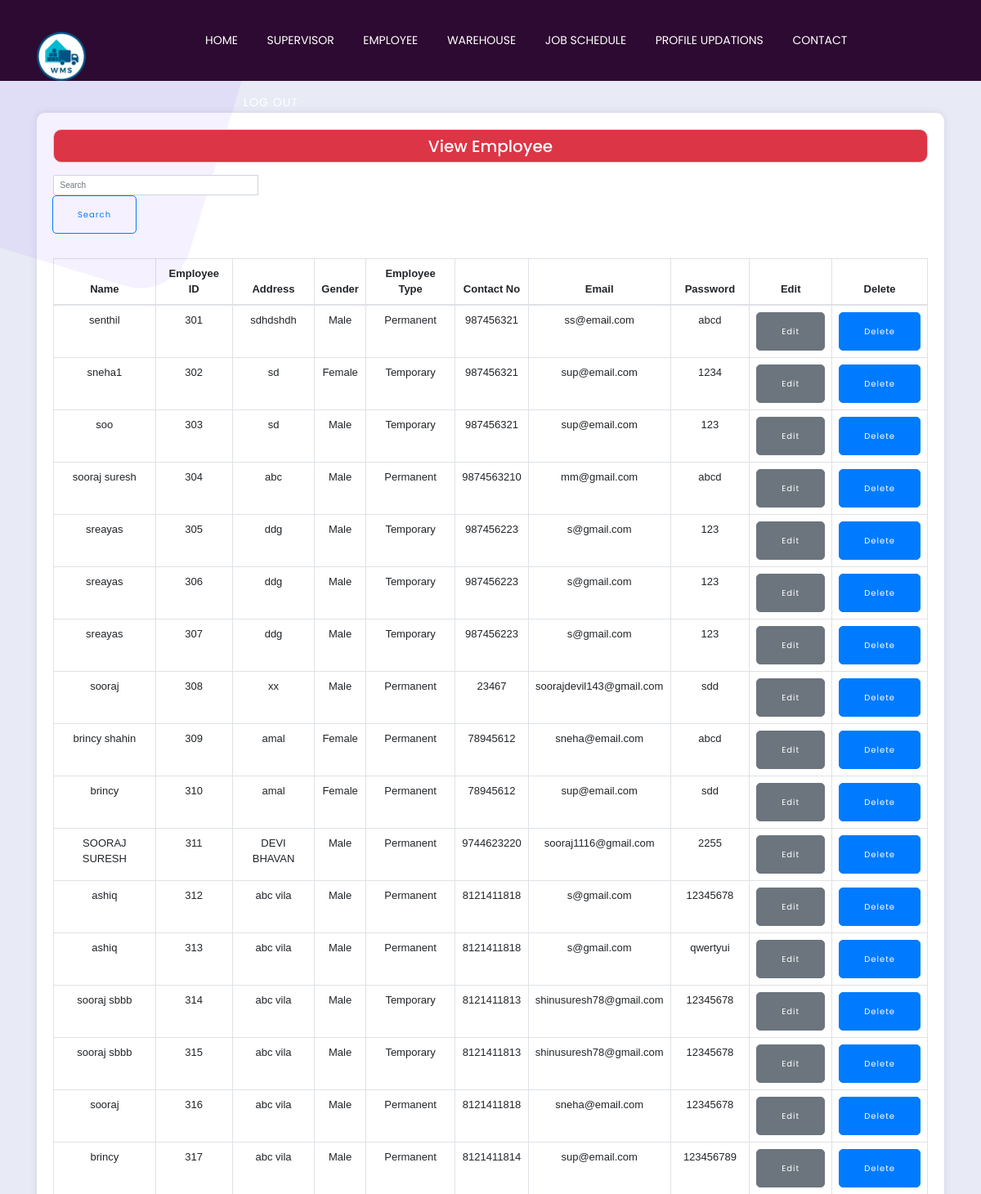
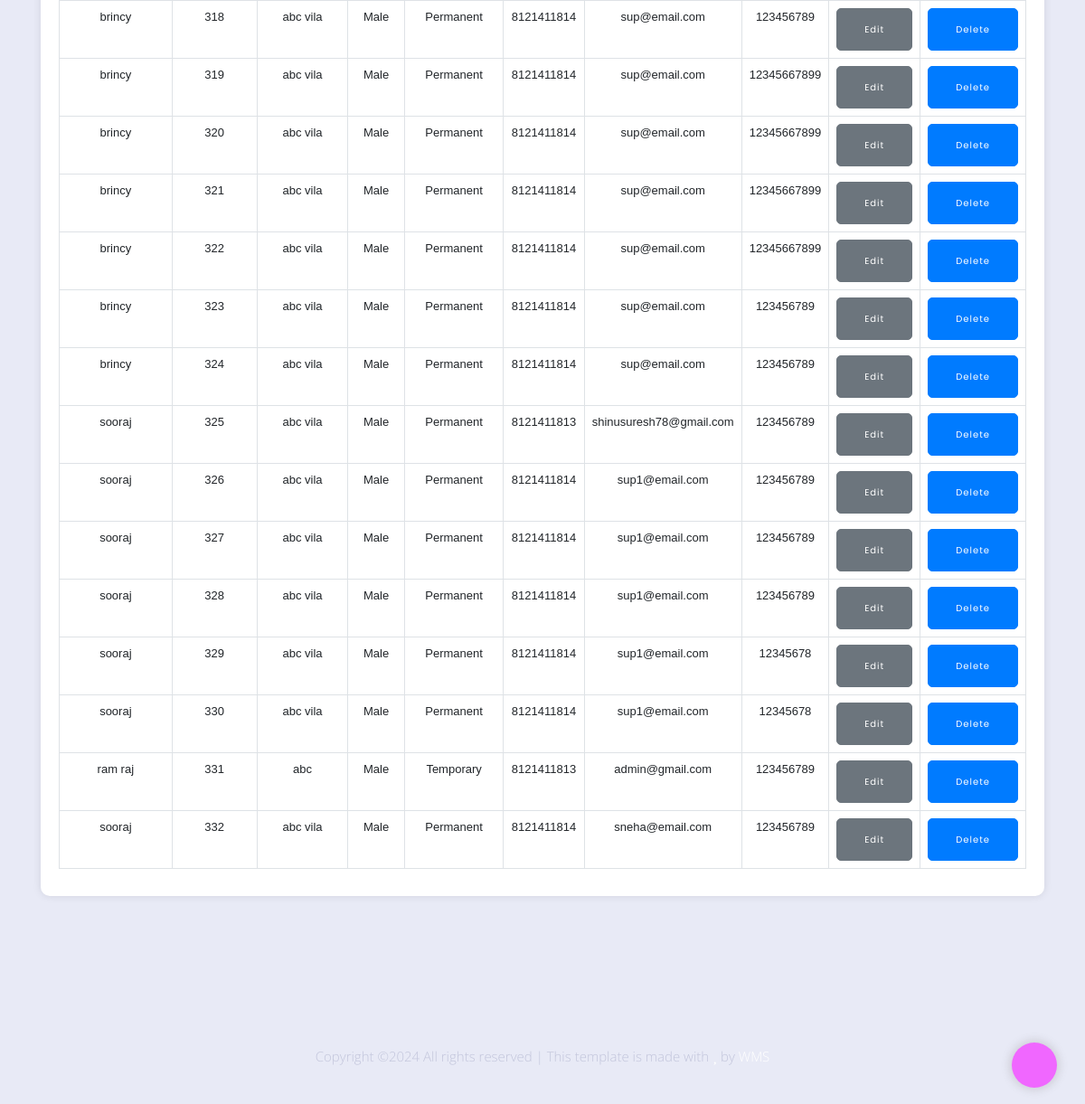
/view_employee (signed in), run on the app's committed database (2 pictures, top to bottom).
### warehouse/models.py (models this page shows)
class User(models.Model):
    name=models.CharField(max_length=100)
    employee_id= models.AutoField(primary_key = True)
    address=models.CharField(max_length=100)
    gender=models.CharField(max_length=100)
    contact_no=models.IntegerField(null=True)
    employee_type=models.CharField(max_length=100)
    email=models.EmailField(max_length=100)
    password=models.CharField(max_length=100)
    UserType=models.CharField(max_length=100,default='Employee')

### warehouse/views.py (the view)
# urls.py: path('view_employee',views.viewemployee, name='view_employee'),
def viewemployee(request):
    user_id = request.session.get('user_id')
    if not user_id:
        return redirect('main_index_Page')
    try:
        stu=User.objects.all().values()
        return render(request,'view_employee.html',{'stu':stu})
    except User.DoesNotExist:
        return redirect('main_index_Page')

### warehouse/templates/view_employee.html (shortened to what this page needs)
{% extends 'manager_header.html' %}
{% block content %}
<head>
    <link rel="stylesheet" href="https://cdn.jsdelivr.net/npm/bootstrap@4.3.1/dist/css/bootstrap.min.css">
</head>
<body>
<div class="container">
    <div class="custom-card">
        <h2 class="text-center alert alert-danger mb-4">View Employee</h2>
        <form class="form-inline my-3">
            <div class="input-group">
                <input class="form-control" type="search" id="searchInput" placeholder="Search" aria-label="Search">
                <div class="input-group-append">
                    <button class="btn btn-outline-primary" type="button" onclick="searchTable()">Search</button>
                </div>
            </div>
        </form>
        <div class="table-responsive">
            <table class="table table-bordered">
                <thead>
                <tr>
                    <th>Name</th>
                    <th>Employee ID</th>
                    <th>Address</th>
                    <th>Gender</th>
                    <th>Employee Type</th>
                    <th>Contact No</th>
                    <th>Email</th>
                    <th>Password</th>
                    <th>Edit</th>
                    <th>Delete</th>
                </tr>
                </thead>
                <tbody>
                {% for stu in stu %}
                    <tr>
                        <td>{{ stu.name }}</td>
                        <td>{{ stu.employee_id }}</td>
                        <td>{{ stu.address }}</td>
                        <td>{{ stu.gender }}</td>
                        <td>{{ stu.employee_type }}</td>
                        <td>{{ stu.contact_no }}</td>
                        <td>{{ stu.email }}</td>
                        <td>{{ stu.password }}</td>
                        <td><a href="edit_employee/{{ stu.employee_id }}" class="btn btn-secondary">Edit</a></td>
                        <td><a href="delete/{{ stu.employee_id }}" class="btn btn-primary">Delete</a></td>
                    </tr>
                {% endfor %}
                </tbody>
            </table>
        </div>
    </div>
</div>
</body>
{% endblock content %}

### warehouse/templates/view_employee.html (style rules this page uses)
body { background-color: #e8eaf6; font-family: 'Arial', sans-serif; font-size: 13px; }
.custom-card { margin-top: 20px; border-radius: 10px; padding: 20px; box-shadow: 0 0 10px rgba(0, 0, 0, 0.1); background-color: #ffffff; }
.table-bordered { width: 100%; border-collapse: collapse; margin-top: 20px; }
.table-bordered th, .table-bordered td { border: 1px solid #dee2e6; padding: 8px; text-align: center; }
.alert-danger { background-color: #DC3545; color: #fff; border-radius: 10px; text-align: center; margin-bottom: 20px; }
.form-inline { margin-bottom: 20px; }
#searchInput { width: 100%; }

### data on the page
User: name "senthil", employee_id "301", address "sdhdshdh", gender "Male", employee_type "Permanent", contact_no "987456321", email "ss@email.com", password "abcd"
User: name "sneha1", employee_id "302", address "sd", gender "Female", employee_type "Temporary", contact_no "987456321", email "sup@email.com", password "1234"
User: name "soo", employee_id "303", address "sd", gender "Male", employee_type "Temporary", contact_no "987456321", email "sup@email.com", password "123"
User: name "sooraj suresh", employee_id "304", address "abc", gender "Male", employee_type "Permanent", contact_no "9874563210", email "mm@gmail.com", password "abcd"
User: name "sreayas", employee_id "305", address "ddg", gender "Male", employee_type "Temporary", contact_no "987456223", email "s@gmail.com", password "123"
User: name "sreayas", employee_id "306", address "ddg", gender "Male", employee_type "Temporary", contact_no "987456223", email "s@gmail.com", password "123"
User: name "sreayas", employee_id "307", address "ddg", gender "Male", employee_type "Temporary", contact_no "987456223", email "s@gmail.com", password "123"
User: name "sooraj", employee_id "308", address "xx", gender "Male", employee_type "Permanent", contact_no "23467", email "soorajdevil143@gmail.com", password "sdd"
User: name "brincy shahin", employee_id "309", address "amal", gender "Female", employee_type "Permanent", contact_no "78945612", email "sneha@email.com", password "abcd"
User: name "brincy", employee_id "310", address "amal", gender "Female", employee_type "Permanent", contact_no "78945612", email "sup@email.com", password "sdd"
User: name "SOORAJ SURESH", employee_id "311", address "DEVI BHAVAN", gender "Male", employee_type "Permanent", contact_no "9744623220", email "sooraj1116@gmail.com", password "2255"
User: name "ashiq", employee_id "312", address "abc vila", gender "Male", employee_type "Permanent", contact_no "8121411818", email "s@gmail.com", password "12345678"
User: name "ashiq", employee_id "313", address "abc vila", gender "Male", employee_type "Permanent", contact_no "8121411818", email "s@gmail.com", password "qwertyui"
User: name "sooraj sbbb", employee_id "314", address "abc vila", gender "Male", employee_type "Temporary", contact_no "8121411813", email "shinusuresh78@gmail.com", password "12345678"
User: name "sooraj sbbb", employee_id "315", address "abc vila", gender "Male", employee_type "Temporary", contact_no "8121411813", email "shinusuresh78@gmail.com", password "12345678"
User: name "sooraj", employee_id "316", address "abc vila", gender "Male", employee_type "Permanent", contact_no "8121411818", email "sneha@email.com", password "12345678"
User: name "brincy", employee_id "317", address "abc vila", gender "Male", employee_type "Permanent", contact_no "8121411814", email "sup@email.com", password "123456789"
User: name "brincy", employee_id "318", address "abc vila", gender "Male", employee_type "Permanent", contact_no "8121411814", email "sup@email.com", password "123456789"
User: name "brincy", employee_id "319", address "abc vila", gender "Male", employee_type "Permanent", contact_no "8121411814", email "sup@email.com", password "12345667899"
User: name "brincy", employee_id "320", address "abc vila", gender "Male", employee_type "Permanent", contact_no "8121411814", email "sup@email.com", password "12345667899"
User: name "brincy", employee_id "321", address "abc vila", gender "Male", employee_type "Permanent", contact_no "8121411814", email "sup@email.com", password "12345667899"
User: name "brincy", employee_id "322", address "abc vila", gender "Male", employee_type "Permanent", contact_no "8121411814", email "sup@email.com", password "12345667899"
User: name "brincy", employee_id "323", address "abc vila", gender "Male", employee_type "Permanent", contact_no "8121411814", email "sup@email.com", password "123456789"
User: name "brincy", employee_id "324", address "abc vila", gender "Male", employee_type "Permanent", contact_no "8121411814", email "sup@email.com", password "123456789"
User: name "sooraj", employee_id "325", address "abc vila", gender "Male", employee_type "Permanent", contact_no "8121411813", email "shinusuresh78@gmail.com", password "123456789"
User: name "sooraj", employee_id "326", address "abc vila", gender "Male", employee_type "Permanent", contact_no "8121411814", email "sup1@email.com", password "123456789"
User: name "sooraj", employee_id "327", address "abc vila", gender "Male", employee_type "Permanent", contact_no "8121411814", email "sup1@email.com", password "123456789"
User: name "sooraj", employee_id "328", address "abc vila", gender "Male", employee_type "Permanent", contact_no "8121411814", email "sup1@email.com", password "123456789"
User: name "sooraj", employee_id "329", address "abc vila", gender "Male", employee_type "Permanent", contact_no "8121411814", email "sup1@email.com", password "12345678"
User: name "sooraj", employee_id "330", address "abc vila", gender "Male", employee_type "Permanent", contact_no "8121411814", email "sup1@email.com", password "12345678"
User: name "ram raj", employee_id "331", address "abc", gender "Male", employee_type "Temporary", contact_no "8121411813", email "admin@gmail.com", password "123456789"
User: name "sooraj", employee_id "332", address "abc vila", gender "Male", employee_type "Permanent", contact_no "8121411814", email "sneha@email.com", password "123456789"
